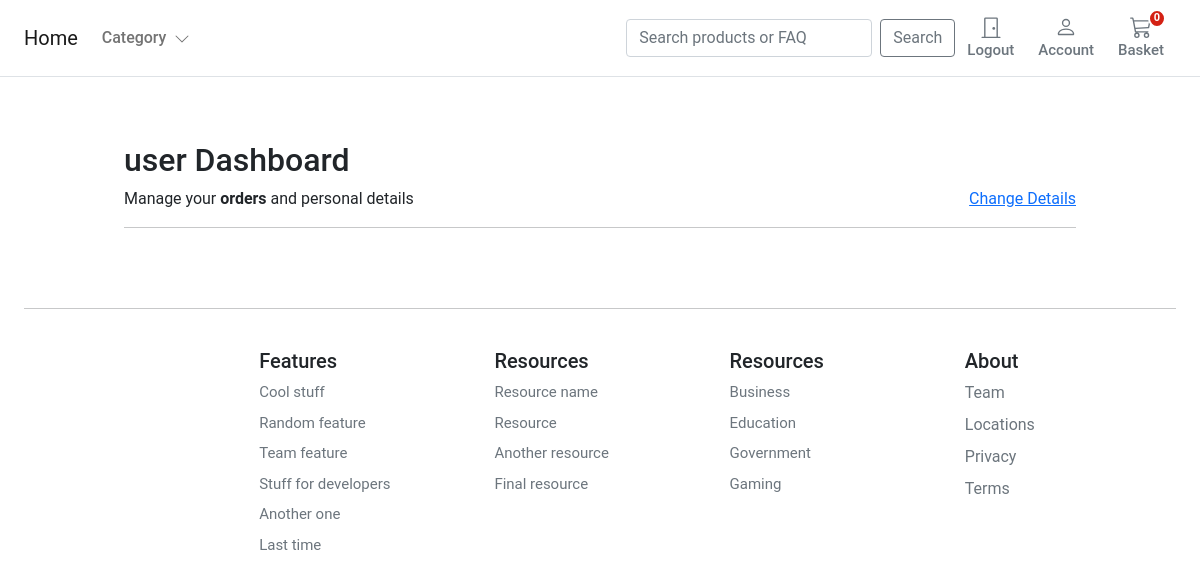
Before: /account/dashboard/ (signed in) with the older database file.
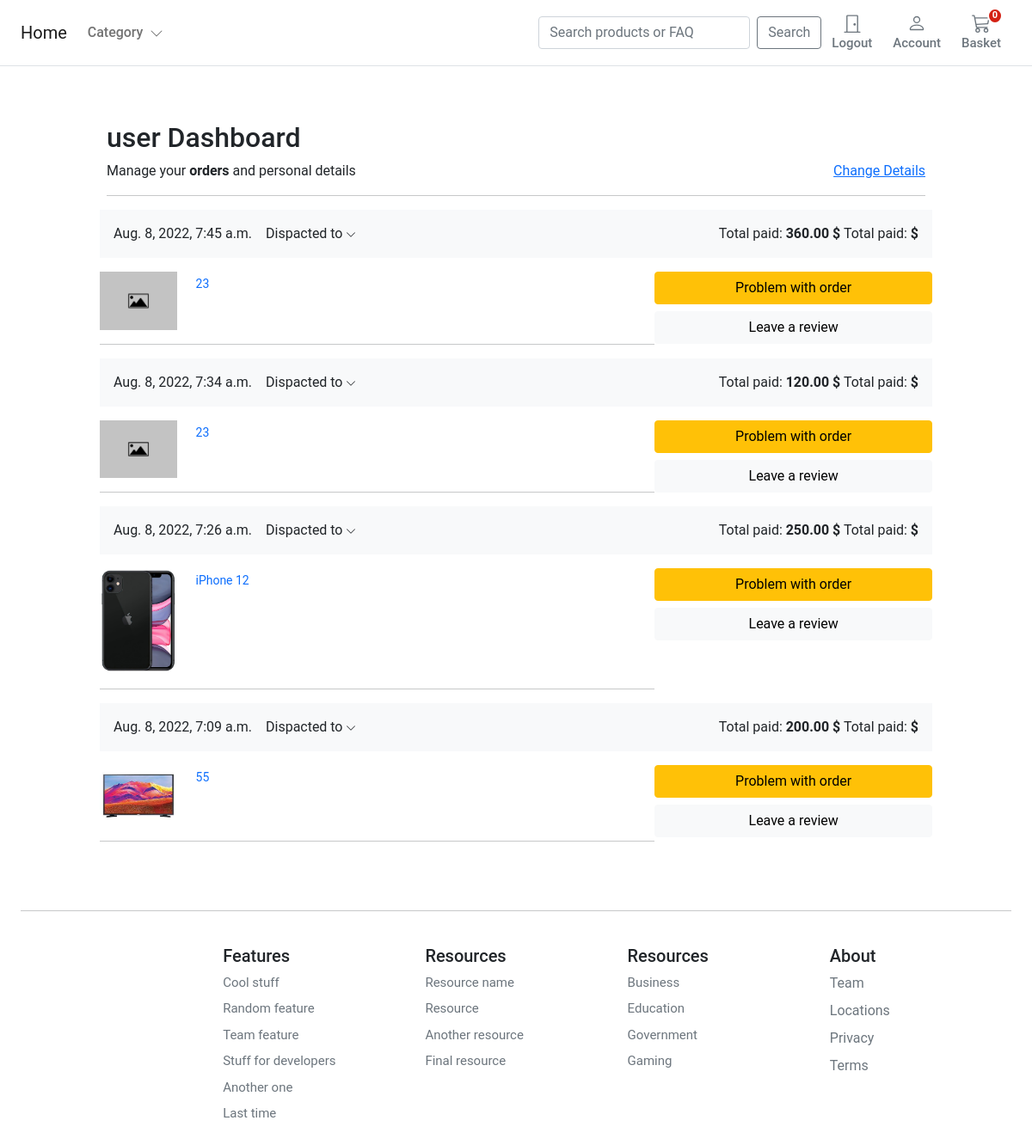
After: the same page with the newer database file.
### account/models.py (models this page shows, shortened)
class BaseUser(AbstractBaseUser, PermissionsMixin):
    USERNAME_FIELD = 'email'
    REQUIRED_FIELDS = ['user_name']
    email = models.EmailField(gl('email address'), unique=True)
    user_name = models.CharField(max_length=150, unique=True)
    first_name = models.CharField(max_length=150, blank=True)
    about = models.TextField(gl('about'), max_length=500, blank=True)
    country = CountryField()
    phone_number = models.TextField(max_length=15, blank=True)
    postcode = models.CharField(max_length=150, blank=True)
    address_line1 = models.CharField(max_length=150, blank=True)
    address_line2 = models.CharField(max_length=150, blank=True)
    city = models.CharField(max_length=150, blank=True)
    is_active = models.BooleanField(default=False)
    is_staff = models.BooleanField(default=False)
    created = models.DateTimeField(auto_now_add=True)
    updated = models.DateTimeField(auto_now=True)
    objects = CustomAccountManager()
    class Meta:
        verbose_name = 'Accounts'
        verbose_name_plural = 'Accounts'

### orders/models.py (models this page shows, shortened)
class Order(models.Model):
    user = models.ForeignKey(settings.AUTH_USER_MODEL, on_delete=models.CASCADE, related_name='order_user')
    full_name = models.CharField(max_length=50)
    address1 = models.CharField(max_length=255)
    address2 = models.CharField(max_length=255)
    city = models.CharField(max_length=255)
    phone = models.PositiveBigIntegerField(default=1)
    postcode = models.PositiveIntegerField(default=1)
    created = models.DateTimeField(auto_now_add=True)
    updated = models.DateTimeField(auto_now=True)
    amount_pay = models.DecimalField(max_digits=6, decimal_places=2)
    order_key = models.CharField(max_length=200)
    billing_status = models.BooleanField(default=False)
    class Meta:
        ordering = ("-created",)

class OrderItem(models.Model):
    order = models.ForeignKey(Order, related_name='items', on_delete=models.CASCADE)
    product = models.ForeignKey(Product, related_name='order_items', on_delete=models.CASCADE)
    price = models.DecimalField(max_digits=6, decimal_places=2)
    quantity = models.PositiveIntegerField(default=1)

### store/models.py (models this page shows, shortened)
class Product(models.Model):
    category = models.ForeignKey(Category, related_name='product', on_delete=models.CASCADE)
    created_by = models.ForeignKey(settings.AUTH_USER_MODEL, db_constraint=models.CASCADE, related_name='product_creator',
                                   on_delete=models.CASCADE)
    model = models.CharField(max_length=225)
    manufacturer = models.CharField(max_length=225, default='')
    description = models.TextField(blank=True)
    image = models.ImageField(upload_to='images/%Y/%m/%d/', default='images/default-image.jpg')
    slug = models.SlugField(max_length=225)
    price = models.DecimalField(max_digits=7, decimal_places=2)
    in_stock = models.BooleanField(default=True)
    is_active = models.BooleanField(default=True)
    created = models.TimeField(auto_now_add=True)
    updated = models.TimeField(auto_now=True)
    objects = models.Manager()
    products = ProductManager()
    class Meta:
        verbose_name_plural = 'products'
        ordering = ('-created',)
    def get_absolute_url(self):
        return reverse('store:product_detail', args=[self.slug])

### account/views.py (the view)
# urls.py: path('dashboard/', views.dashboard, name='dashboard'),
@login_required
def dashboard(request):
    orders = user_orders(request)
    return render(request,
                  'account/user/dashboard.html', {'orders':orders})

### basket/basket.py (called while the page is built)
    def __len__(self):
        return sum(item['qty'] for item in self.basket.values())

### basket/context_processors.py (called while the page is built)
def basket(request):
    return {'basket':Basket(request)}

### orders/views.py (called while the page is built)
def user_orders(request):
    user_id = request.user.id
    orders = Order.objects.filter(user_id=user_id).filter(billing_status=True)
    return orders

### store/context_processors.py (called while the page is built)
def categories(request):
    return {
        'categories': Category.objects.all()
    }

### store/models.py (called while the page is built)
    def get_absolute_url(self):
        return reverse('store:category_list', args=[self.slug])

### store/views.py (called while the page is built)
def categories(request):
    return {'categories': Category.objects.all()}

### templates/account/user/dashboard.html (shortened to what this page needs)
{% extends "../../store/base.html" %} {% load static %} {% block title %}Basket Summary{%endblock %} {% block content %}
<main class="pt-5">
  <div class="container" style="max-width: 1000px">
    <div class="col-12">
      <h1 class="h2">{{ user.user_name }} Dashboard</h1>
    </div>
    <div class="col-12 d-flex justify-content-between">
      <div>Manage your <b>orders</b> and personal details</div>
      <div><a href="{% url "account:edit_details" %}">Change Details</a></div>
    </div>
    <hr />
  </div>
  <div class="container" style="max-width: 1000px">
    {% for order in orders %}
    <div class="row g-3">
      <div class="col-12 bg-light p-3 d-flex justify-content-between">
        <div class="d-flex d-flex-inline">
          <div class="pe-3">{{ order.created }}</div>
          <div class="dropdown">
          <a class="text-reset text-decoration-none dropdown-toggle" href="#" role="link" id="dropdownLink" data-bs-toggle="dropdown" aria-expanded="false">
          Dispacted to
          <svg xmlns="http://www.w3.org/2000/svg" width="12" height="12" fill="currentColor" class="bi bi-chevron-down" viewBox="0 0 16 16">
            <path fill-rule="evenodd" d="M1.646 4.646a.5.5 0 0 1 .708 0L8 10.293l5.646-5.647a.5.5 0 0 1 .708.708l-6 6a.5.5 0 0 1-.708 0l-6-6a.5.5 0 0 1 0-.708z"/>
          </svg>
          </a>
          </div>
        </div>
        <div class="text-end">
          Total paid: <span class="fw-bold">{{ order.amount_pay }} $</span>
            Total paid: <span class="fw-bold">{{ product.manufacturer }} $</span>
        </div>
      </div>
      <div class="col-md-5 col-lg-4 order-md-last p-0 order-3">
        <div class="d-grid gap-2 ">
          <button class="btn btn-warning" type="button">Problem with order</button>
          <button class="btn btn-light" type="button">Leave a review</button>
        </div>
      </div>
      <div class="col-md-7 col-lg-8 p-0">
        {% for item in order.items.all %}
        <div class="card mb-3 border-0">
          <div class="row g-0">
            <div class="col-md-2 d-none d-md-block">
              <img class="img-fluid" style="width:90px" src="{{item.product.image.url}}" />
            </div>
            <div class="col-md-10">
              <div class="card-body p-1">
                <a class="text-decoration-none" href="{{ item.product.get_absolute_url }}">
                  <p class="card-text small">{{item.product.model}}</p>
                </a>
              </div>
            </div>
          </div>
        </div><hr>
        {% endfor %}
      </div>
    </div>
    {% endfor %}
  </div>
</main>
{% endblock %}

### templates/store/base.html (shortened to what this page needs)
{% load static %}
<!DOCTYPE html>
<html>
<head>
    <link href="https://cdn.jsdelivr.net/npm/bootstrap@5.0.0-beta1/dist/css/bootstrap.min.css" rel="stylesheet"
>
    <link rel="stylesheet" href="{% static 'core/css/base.css' %}">
    <link rel="stylesheet" href="{% static 'basket/css/basket.css' %}">
</head>
<body>
    <header class="pb-3">
        <nav class="navbar navbar-expand-md navbar-light bg-white border-bottom">
            <div class="container-fluid px-md-4">
                <div class="d-flex w-100 navbar-collapse">
                    <a class="navbar-brand d-flex-inline" href="/">
                        Home
                    </a>
                    <ul class="navbar-nav me-auto mb-2 mb-md-0">
                        <li class="nav-item dropdown">
                            <a class="nav-link dropdown-toggle d-none d-md-block fw500" href="#" id="navbarDropdown"
                                role="button" data-bs-toggle="dropdown" aria-expanded="false">
                                Category
                                <i class="ps-1"><svg xmlns="http://www.w3.org/2000/svg" width="16" height="16"
                                        fill="currentColor" class="bi bi-chevron-down" viewBox="0 0 16 16">
                                        <path fill-rule="evenodd"
                                            d="M1.646 4.646a.5.5 0 0 1 .708 0L8 10.293l5.646-5.647a.5.5 0 0 1 .708.708l-6 6a.5.5 0 0 1-.708 0l-6-6a.5.5 0 0 1 0-.708z" />
                                    </svg></i>
                            </a>
                        </li>
                    </ul>
                    <center>
                    <form class="d-flex" action="{{product_all}}">
                    <input class="form-control me-2"  type="search"  placeholder="Search products or FAQ"
                        aria-label="Search" name="search">
                    <button class="btn btn-outline-secondary" type="submit">Search</button>
                     </form></center>
                    {% if user.is_authenticated %}
                    <a type="button" role="button" href="{% url 'account:logout'%}"
                        class="btn btn-outline-secondary border-0 basket-btn">
                        <div>
                            <svg xmlns="http://www.w3.org/2000/svg" width="22" height="22" fill="currentColor"
                                class="bi bi-door-closed" viewBox="0 0 16 16">
                                <path
                                    d="M3 2a1 1 0 0 1 1-1h8a1 1 0 0 1 1 1v13h1.5a.5.5 0 0 1 0 1h-13a.5.5 0 0 1 0-1H3V2zm1 13h8V2H4v13z" />
                                <path d="M9 9a1 1 0 1 0 2 0 1 1 0 0 0-2 0z" />
                            </svg>
                        </div>
                        <span class="fs15 fw500">Logout</span>
                    </a>
                    {% endif %}
                    <a type="button" role="button" href="{% url 'account:register' %}"
                        class="btn btn-outline-secondary border-0 basket-btn">
                        <div>
                        </div>
                        <span class="fs15 fw500">Account</span>
                    </a>
                    <a type="button" role="button" href="{% url "basket:basket_summary" %}"
                        class="btn btn-outline-secondary border-0 basket-btn">
                        {% with total_qty=basket|length %}
                        <div id="basket-qty" class="basket-qty">
                            {% if total_qty > 0 %}
                            {{ total_qty }}
                            {% else %}
                            0
                            {% endif %}
                        </div>
                        {% endwith %}
                        <div>
                        </div>
                        <span class="fs15 fw500">Basket</span>
                    </a>
                </div>
            </div>
        </nav>
    </header>
    <div id="content">{% block content %} {% endblock %}</div>
    <footer class="container py-5 footer">
        <hr>
        <div class="row pt-4">
            <div class="col-12 col-md">
            </div>
            <div class="col-6 col-md fs15">
                <h5>Features</h5>
                <ul class="list-unstyled">
                    <li><a class="link-secondary text-decoration-none" href="#">Cool stuff</a></li>
                    <li><a class="link-secondary text-decoration-none" href="#">Random feature</a></li>
                    <li><a class="link-secondary text-decoration-none" href="#">Team feature</a></li>
                    <li><a class="link-secondary text-decoration-none" href="#">Stuff for developers</a></li>
                    <li><a class="link-secondary text-decoration-none" href="#">Another one</a></li>
                    <li><a class="link-secondary text-decoration-none" href="#">Last time</a></li>
                </ul>
            </div>
            <div class="col-6 col-md fs15">
                <h5>Resources</h5>
                <ul class="list-unstyled">
                    <li><a class="link-secondary text-decoration-none" href="#">Resource name</a></li>
                    <li><a class="link-secondary text-decoration-none" href="#">Resource</a></li>
                    <li><a class="link-secondary text-decoration-none" href="#">Another resource</a></li>
                    <li><a class="link-secondary text-decoration-none" href="#">Final resource</a></li>
                </ul>
            </div>
            <div class="col-6 col-md fs15">
                <h5>Resources</h5>
                <ul class="list-unstyled">
                    <li><a class="link-secondary text-decoration-none" href="#">Business</a></li>
                    <li><a class="link-secondary text-decoration-none" href="#">Education</a></li>
                    <li><a class="link-secondary text-decoration-none" href="#">Government</a></li>
                    <li><a class="link-secondary text-decoration-none" href="#">Gaming</a></li>
                </ul>
            </div>
            <div class="col-6 col-md">
                <h5>About</h5>
                <ul class="list-unstyled">
                    <li><a class="link-secondary text-decoration-none" href="#">Team</a></li>
                    <li><a class="link-secondary text-decoration-none" href="#">Locations</a></li>
                    <li><a class="link-secondary text-decoration-none" href="#">Privacy</a></li>
                    <li><a class="link-secondary text-decoration-none" href="#">Terms</a></li>
                </ul>
            </div>
        </div>
    </footer>
</body>
</html>

### static/core/css/base.css (style rules this page uses)
@media (min-width: 1000px) { .container { max-width: 1000px; } }
@media (max-width: 1200px) { .container { max-width: 100%; padding:0 24px; } }
.dropdown-toggle::after { display: none; }
html, body, p, div { letter-spacing: -0.02px; font-family: 'Roboto', sans-serif; }
.fs15 { font-size: 0.9375rem; }
.fw500 { font-weight: 500; }
.footer > div > div > ul > li { padding-bottom:8px; }

### static/basket/css/basket.css (style rules this page uses)
.basket-qty { color: #fff; background: #d42114; border: 2px solid #fff; border-radius: 50%; text-align: center; font-size: 11px; height: 15px; width: 14px; position: absolute; box-sizing: content-box; font-weight: 600; display: flex; justify-content: center; align-items: center; top: 1px; right: 10px; }
.basket-btn { position: relative; }

Changed rows visible on the page:
added Order: created "Aug. 8, 2022, 7:45 a.m.", amount_pay "360.00"
added OrderItem: product.image (placeholder picture), product.model "23", shown under "Aug. 8, 2022, 7:45 a.m."
added Order: created "Aug. 8, 2022, 7:34 a.m.", amount_pay "120.00"
added OrderItem: product.image (placeholder picture), product.model "23", shown under "Aug. 8, 2022, 7:34 a.m."
added Order: created "Aug. 8, 2022, 7:26 a.m.", amount_pay "250.00"
added OrderItem: product.image (picture), product.model "iPhone 12", shown under "Aug. 8, 2022, 7:26 a.m."
added Order: created "Aug. 8, 2022, 7:09 a.m.", amount_pay "200.00"
added OrderItem: product.image (picture), product.model "55", shown under "Aug. 8, 2022, 7:09 a.m."
